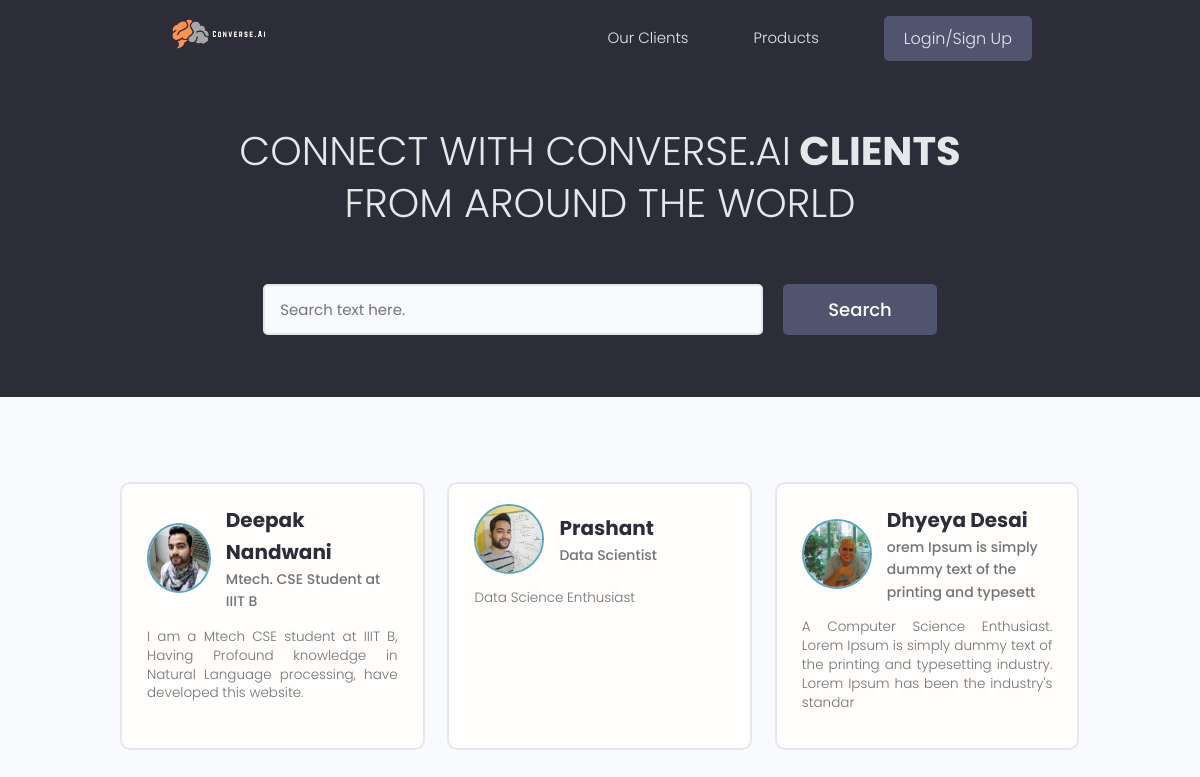
/profiles/, run on the app's committed database.
### p_users/models.py (models this page shows, shortened)
class Profile(models.Model):
    user = models.OneToOneField(User, on_delete=models.CASCADE, null=True, blank=True)
    name = models.CharField(max_length=200, blank=True, null=True)
    email = models.EmailField(max_length=500, blank=True, null=True)
    username = models.CharField(max_length=200, blank=True, null=True)
    location = models.CharField(max_length=200, blank=True, null=True)
    short_intro = models.CharField(max_length=200, blank=True, null=True)
    bio = models.TextField(blank=True, null=True)
    profile_image = models.ImageField(null=True, blank=True, upload_to='profiles/', default="profiles/user-default.png")
    created = models.DateTimeField(auto_now_add=True)
    id = models.UUIDField(default=uuid.uuid4, unique=True,primary_key=True, editable=False)
    class Meta:
        ordering = ['created']
    @property
    def imageURL(self):
        try:
            url = self.profile_image.url
        except:
            url = ''
        return url

### p_users/views.py (the view)
# urls.py: path('profiles/', views.profiles, name="profiles"),
def profiles(request):
    profiles, search_query = searchProfiles(request)
    custom_range, profiles = paginateProfiles(request, profiles, 3)
    context = {'profiles': profiles, 'search_query': search_query,
               'custom_range': custom_range}
    return render(request, 'p_users/profiles.html', context)

### p_users/utils.py (called while the page is built)
def paginateProfiles(request, profiles, results):
    page = request.GET.get('page')
    paginator = Paginator(profiles, results)
    try:
        profiles = paginator.page(page)
    except PageNotAnInteger:
        page = 1
        profiles = paginator.page(page)
    except EmptyPage:
        page = paginator.num_pages
        profiles = paginator.page(page)
    leftIndex = (int(page) - 4)
    if leftIndex < 1:
        leftIndex = 1
    rightIndex = (int(page) + 5)
    if rightIndex > paginator.num_pages:
        rightIndex = paginator.num_pages + 1
    custom_range = range(leftIndex, rightIndex)
    return custom_range, profiles

def searchProfiles(request):
    search_query = ''
    if request.GET.get('search_query'):
        search_query = request.GET.get('search_query')
    profiles = Profile.objects.distinct().filter(
        Q(name__icontains=search_query) |
        Q(short_intro__icontains=search_query)
    )
    return profiles, search_query

### p_users/templates/p_users/profiles.html (shortened to what this page needs)
{% extends 'main.html' %}
{% block content %}
<main class="home">
    <section class="hero-section text-center">
        <div class="container container--narrow">
            <div class="hero-section__box">
                <h2>CONNECT WITH CONVERSE.AI<span> CLIENTS </span></h2>
                <h2>FROM AROUND THE WORLD</h2>
            </div>
            <div class="hero-section__search">
                <form id="searchForm" class="form" action="{% url 'profiles' %}" method="get">
                    <div class="form__field">
                        <input class="input input--text" id="formInput#search" type="text" name="search_query"
                            value="{{search_query}}" placeholder="Search text here." />
                    </div>
                    <input class="btn btn--sub btn--lg" type="submit" value="Search" />
                </form>
            </div>
        </div>
    </section>
    <section class="devlist">
        <div class="container">
            <div class="grid grid--three">
                {% for profile in profiles %}
                <div class="column card">
                    <div class="dev">
                        <a href="{% url 'user-profile' profile.id %}" class="card__body">
                            <div class="dev__profile">
                                <img class="avatar avatar--md" src="{{ profile.imageURL }}" alt="image" />
                                <div class="dev__meta">
                                    <h3>{{profile.name}}</h3>
                                    <h5>{{profile.short_intro|slice:"60"}}</h5>
                                </div>
                            </div>
                            <p class="dev__info">{{profile.bio|slice:"150"}}</p>
                        </a>
                    </div>
                </div>
                {% endfor %}
            </div>
        </div>
    </section>
</main>
{% endblock content %}

### static/styles/app.css (style rules this page uses)
:root { --color-sub: #2d2d39; }
.btn--sub { background-color: var(--color-sub-light); }
.card { border: 2px solid var(--color-light); }
img { width: 100%; }
.hero-section { height: 40vh; display: flex; align-items: center; background-color: var(--color-sub); }
.hero-section__box { margin-bottom: 4rem; }
.hero-section__box > h2, .hero-section__box > h2 > span { font-size: 4rem; color: var(--color-light); line-height: 1.3; text-transform: uppercase; }
.hero-section__box > h2 { font-weight: 300; }
.hero-section__box > h2 > span { font-weight: 700; }
.hero-section__search > .form { display: flex; align-items: center; justify-content: center; gap: 2rem; }
.hero-section__search > .form input.input--text { width: 50rem; }
.devlist { margin-top: 8rem; }
.devlist .grid { align-items: stretch; }
.devlist .dev .dev__profile { display: flex; align-items: center; gap: 1.5rem; }
.devlist .dev .dev__meta h3 { color: var(--color-sub); font-size: 2rem; font-weight: 700; }
.devlist .dev .dev__meta h5 { color: var(--color-text); font-size: 1.4rem; font-weight: 500; }
.devlist .dev .dev__info { margin: 1.5rem 0; font-size: 1.35rem; line-height: 1.4; text-align: justify; }

### static/uikit/styles/modules/_variables.css (style rules this page uses)
:root { --color-main: #5aa5b9; --color-main-light: #e6faff; --color-sub: #3f4156; --color-sub-light: #51546e; --color-sub-lighter: #ededfd; --color-text: #737373; --color-gray: #8b8b8b; --color-light: #e5e7eb; --color-light-gray: #767676; --color-bg: #f8fafd; --color-white: #fffefd; --color-white-light: #f3f3f3; --color-success: #359e64; --color-success-bg: #def8e8; --color-error: #fc4b0b; --color-error-bg: #fff2ee; --font-base: 'Poppins', arial, helvetica, 'Segoe UI', roboto, ubuntu, sans-serif; --font-monospace: 'Fira Code', 'Courier New', courier, monospace; --font-regular: 300; --font-medium: 500; --font-bold: 700; --generic-shadow: 1px 1px 5px #00000010; --generic-transition: all 0.3s ease-in-out; }

### static/uikit/styles/modules/_base.css (style rules this page uses)
* { margin: 0; padding: 0; box-sizing: border-box; text-rendering: optimizeLegibility; color: inherit; font-size: inherit; }
html { font-size: 50%; }
@media only screen and (min-width: 480px) { html { font-size: 56.25%; } }
@media only screen and (min-width: 1200px) { html { font-size: 62.5%; } }
body { line-height: 1.6; font-weight: 400; font-size: 1.5rem; color: var(--color-text); background-color: var(--color-bg); min-height: 100vh; }

### static/uikit/styles/modules/_typography.css (style rules this page uses)
* { font-family: var(--font-base); }
h2 { font-size: 3.6rem; font-weight: var(--font-bold); }
h3 { font-size: 3.2rem; font-weight: var(--font-medium); }
h5 { font-size: 2.4rem; font-weight: var(--font-medium); }
h5, h6 { font-weight: var(--font-regular); }
p, span, strong { font-size: 1.6rem; color: var(--color-text); font-weight: var(--font-regular); }
a { padding-bottom: 2px; text-decoration: none; display: inline-block; color: var(--color-main); font-weight: var(--font-medium); }

### static/uikit/styles/modules/_utilities.css (style rules this page uses)
.container { width: 92%; max-width: 165rem; margin: 0 auto; box-sizing: border-box; }
.container--narrow { width: 92%; max-width: 120rem; }
@media screen and (min-width: 1000px) { .container { width: 90%; } }
@media screen and (min-width: 1000px) { .container--narrow { width: 85%; } }
@media screen and (min-width: 1200px) { .container { width: 80%; } }
@media screen and (min-width: 1200px) { .container--narrow { width: 72%; } }
.text-center { text-align: center; }

### static/uikit/styles/modules/_avatar.css (style rules this page uses)
.avatar { border-radius: 50%; border: 2px solid var(--color-main); object-fit: cover; }
.avatar--md { height: 7rem; width: 7rem; }

### static/uikit/styles/modules/_button.css (style rules this page uses)
.btn { display: inline-block; position: relative; cursor: pointer; background-color: var(--color-light); font-weight: var(--font-medium); color: var(--color-sub); text-decoration: none; padding: 1rem 2rem; border-radius: 0.5rem; border: none; width: -webkit-fit-content; width: -moz-fit-content; width: fit-content; height: -webkit-fit-content; height: -moz-fit-content; height: fit-content; font-size: 1.6rem; outline-width: 0; outline-color: transparent; -webkit-backface-visibility: hidden; backface-visibility: hidden; transition: all 0.3s ease-in-out; }
.btn--sub { background-color: var(--color-sub); color: var(--color-white); }
.btn--lg { font-size: 1.8rem; padding: 1.2rem 4.5rem; }

### static/uikit/styles/modules/_card.css (style rules this page uses)
.card { border-radius: 1rem; background-color: var(--color-white); border: 1.5px solid var(--color-light); width: auto; height: auto; margin-top: 0.5rem; margin-bottom: 0.5rem; overflow: hidden; }
.card__body, .card__header { padding: 2rem 2.5rem; }

### data on the page
Profile: imageURL (picture), name "Deepak Nandwani", short_intro "Mtech. CSE Student at IIIT B", bio "I am a Mtech CSE student at IIIT B, Having Profound knowledge in Natural Language processing, have developed this website."
Profile: imageURL (picture), name "Prashant", short_intro "Data Scientist", bio "Data Science Enthusiast"
Profile: imageURL (picture), name "Dhyeya Desai", short_intro "orem Ipsum is simply dummy text of the printing and typesett", bio "A Computer Science Enthusiast. Lorem Ipsum is simply dummy text of the printing and typesetting industry. Lorem Ipsum has been the industry's standar"
